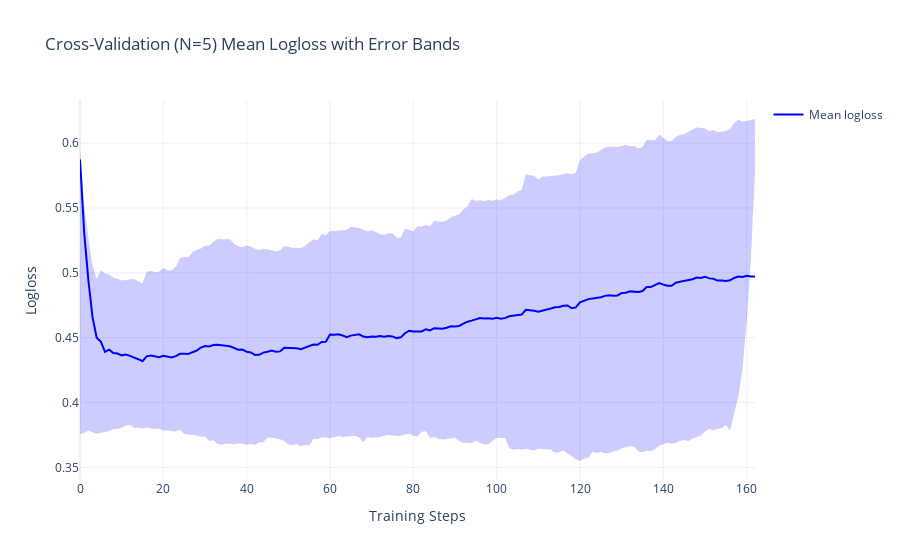

Notebook cell for this chart:
### Code cell
import plotly.graph_objects as go

# Create figure
fig = go.Figure()

# Add mean performance line
fig.add_trace(
    go.Scatter(
        x=cv_results["iterations"], y=cv_results["test-Logloss-mean"], mode="lines", name="Mean logloss", line=dict(color="blue")
    )
)

# Add shaded error region
fig.add_trace(
    go.Scatter(
        x=pd.concat([cv_results["iterations"], cv_results["iterations"][::-1]]),
        y=pd.concat([cv_results["test-Logloss-mean"]+cv_results["test-Logloss-std"], 
                     cv_results["test-Logloss-mean"]-cv_results["test-Logloss-std"]]),
        fill="toself", 
        fillcolor="rgba(0, 0, 255, 0.2)",
        line=dict(color="rgba(255, 255, 255, 0)"),
        showlegend=False
    )
)

# Customize layout
fig.update_layout(
    title="Cross-Validation (N=5) Mean Logloss with Error Bands",
    xaxis_title="Training Steps",
    yaxis_title="Logloss",
    template="plotly_white"
)

fig.show()

fig.write_image(outfolder / "test_logloss_v2.png")

### Figure 1 — Plotly figure (JSON) as saved in the notebook; plotly's stock layout.template omitted (floating-point values rounded to 4 significant figures; data arrays with more than 128 entries replaced by an {"elided": "..."} marker saying what was removed)
{"data": [{"line": {"color": "blue"}, "mode": "lines", "name": "Mean logloss", "type": "scatter", "x": {"elided": "163 int values"}, "y": {"elided": "163 float values"}}, {"fill": "toself", "fillcolor": "rgba(0, 0, 255, 0.2)", "line": {"color": "rgba(255, 255, 255, 0)"}, "showlegend": false, "type": "scatter", "x": {"elided": "326 int values"}, "y": {"elided": "326 float values"}}], "layout": {"title": {"text": "Cross-Validation (N=5) Mean Logloss with Error Bands"}, "xaxis": {"title": {"text": "Training Steps"}}, "yaxis": {"title": {"text": "Logloss"}}}}
